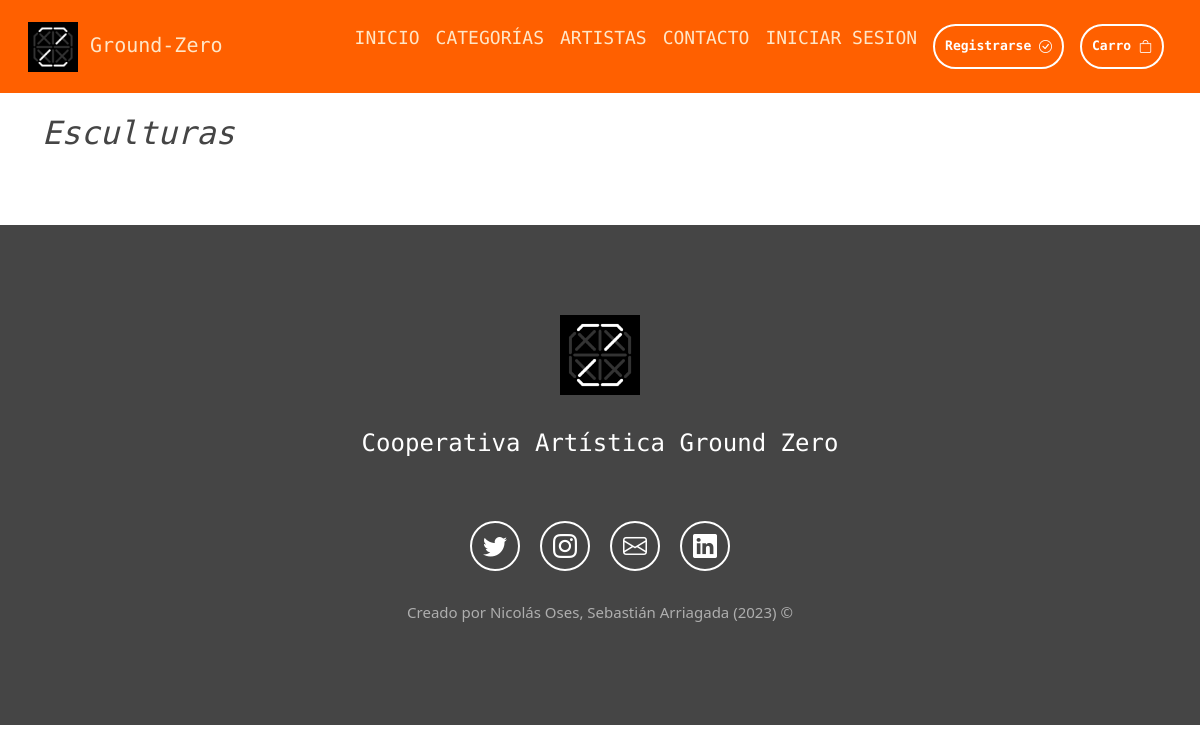
/escultura/, run on an earlier commit of the app's database.
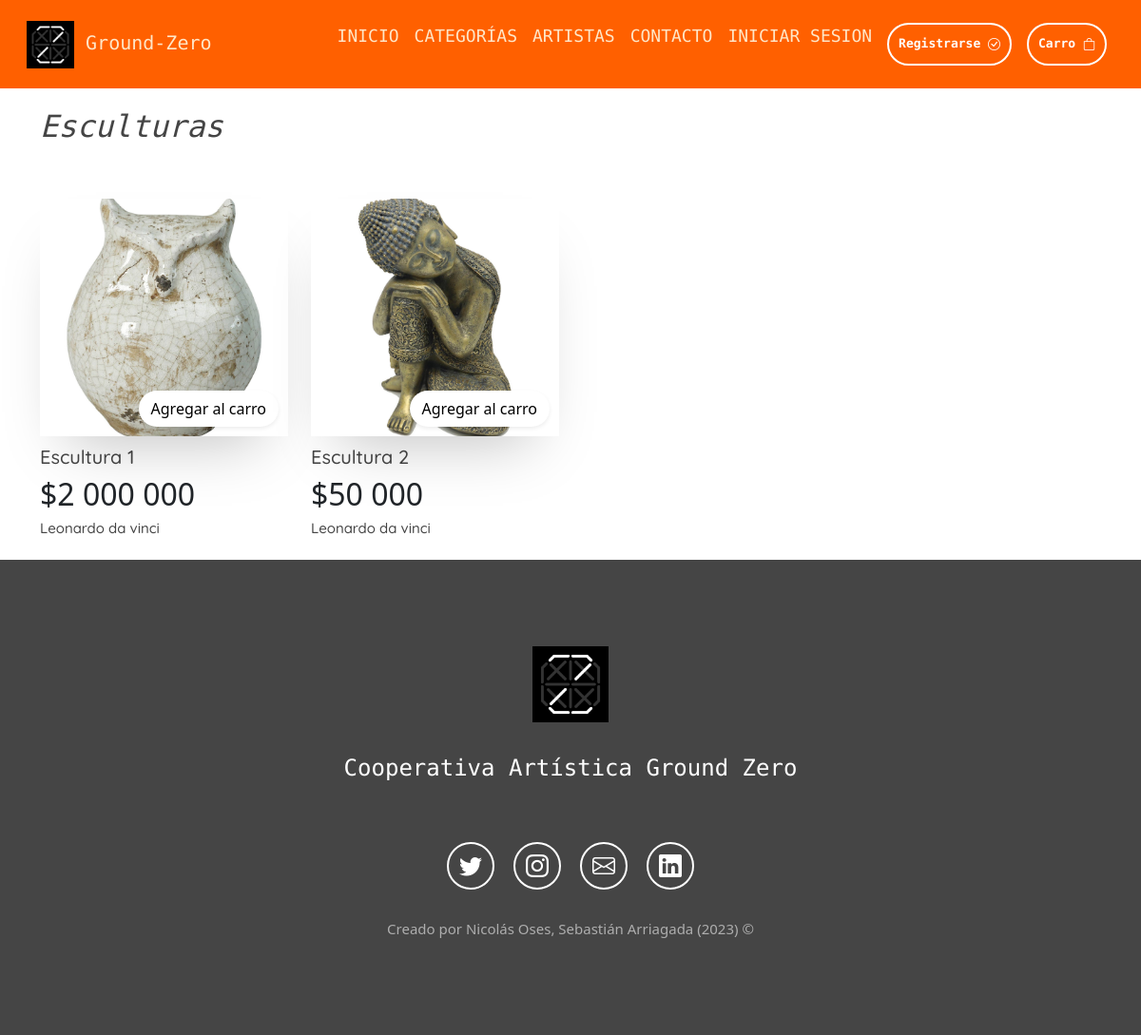
And on a later commit of the database.
### aplicacion/models.py (models this page shows, shortened)
class Obra(models.Model):
    titulo            = models.CharField(max_length=50)
    precio            = models.IntegerField()
    descripcion       = models.TextField()
    fecha_publicacion = models.DateField()
    imagen            = models.ImageField(upload_to="productos", null = True)
    url               = models.CharField(max_length=50, blank=True, null= True)
    categoria         = models.ForeignKey(Categoria, on_delete = models.PROTECT)
    artista           = models.ForeignKey(Artista, on_delete = models.PROTECT)

class Artista(models.Model):
  rut              = models.CharField(primary_key=True, max_length=10)
  nombre           = models.CharField(max_length=20)
  apellido_paterno = models.CharField(max_length=20)
  apellido_materno = models.CharField(max_length=20)
  fecha_nacimiento = models.DateField(blank=False, null=False)
  telefono         = models.CharField(max_length=20)
  email            = models.EmailField(unique=True, max_length=80, blank=True, null=True)
  direccion        = models.CharField(max_length=80, blank=True, null=True)
  activo           = models.BooleanField()
  def __str__(self):
    return str(self.nombre)+" "+str(self.apellido_paterno)

### aplicacion/views.py (the view)
# urls.py: path('escultura/', views.escultura, name='escultura'),
def escultura(request):
    escultura = Obra.objects.raw('SELECT * FROM aplicacion_obra WHERE categoria_id = 4')
    data = {
        'escultura': escultura
    }
    return render(request, 'app/plantillas/categorias/escultura.html', data)

### aplicacion/context_processor.py (called while the page is built)
def total_carrito(request):
    total = 0
    cantidadTotal = 0
    if request.user.is_authenticated:
        if 'carrito' in request.session.keys():
            for key, value in request.session['carrito'].items():
                total += int(value['acumulado'])
                cantidadTotal += int(value['cantidad'])
    return {'total_carrito': total, 'cantidad_total': cantidadTotal}

### aplicacion/templates/app/plantillas/categorias/escultura.html (shortened to what this page needs)
{% extends 'app/base.html' %}
{% load static %}
{% load humanize %}
{% block contenido %}
<section>
  <div class="container mt-3">
    <div class="row mb-5">
      <h2 class="obras-sub-title">Esculturas</h2>
    </div>
    <div class="row mb-3">
      {% for e in escultura %}
      <div class="col-12 col-md-3">
        <div class="product-box">
          <div class="product-inner-box position-relative obras-zoom">
            {% if e.imagen %}
            <a href="{% url 'detalle_producto' e.id %}">
              <img src="{{ e.imagen.url }}" alt="Pintura" class="img-fluid">
            </a>
            {% else %}
              <img src="{% static 'app/img/logo/logo.png'%}" alt="" class="img-fluid">
            {% endif %}
            <div class="cart-btn">
              <button class="btn btn-white shadow-sm rounded-pill">
                <a href="{% url 'agregar_carrito' e.id %}" style="text-decoration: none; color: black;">
                  Agregar al carro
                </a>
              </button>
            </div>
          </div>
          <div class="product-info">
            <div class="product-name">
              <h2>{{ e.titulo | title }}</h2>
            </div>
            <div class="precio">
              <h2>${{ e.precio | intcomma }}</h2>
            </div>
            <div class="artist-name">
              <h3>{{ e.artista | capfirst }}</h3>
            </div>
          </div>
        </div>
      </div>
      {% endfor %}
</section>
{% endblock %}

What changed in the data, as far as the page shows it:
added Obra: imagen (picture), titulo "Escultura 1", precio "2 000 000", artista "Leonardo da vinci"
added Obra: imagen (picture), titulo "Escultura 2", precio "50 000", artista "Leonardo da vinci"
